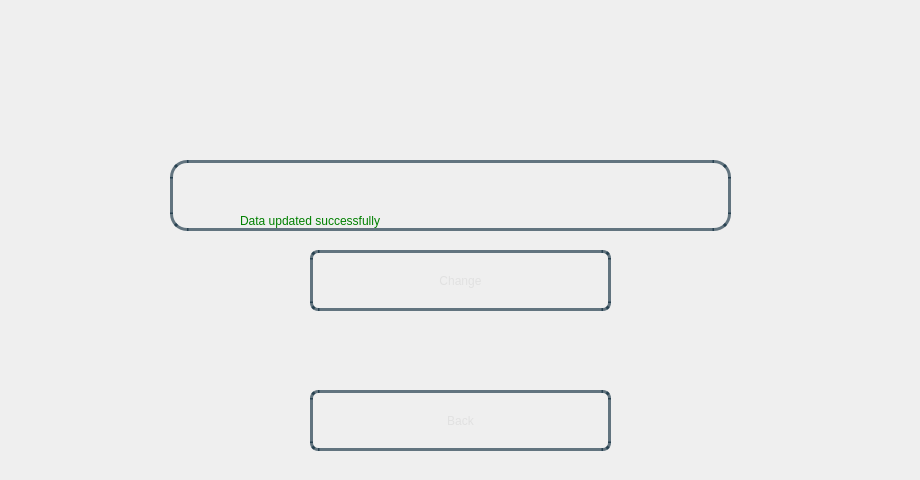
<?xml version="1.0" encoding="UTF-8"?>
<ui version="4.0">
 <class>Dialog</class>
 <widget class="QDialog" name="Dialog">
  <property name="geometry">
   <rect>
    <x>0</x>
    <y>0</y>
    <width>920</width>
    <height>480</height>
   </rect>
  </property>
  <property name="windowTitle">
   <string>Dialog</string>
  </property>
  <property name="styleSheet">
   <string notr="true"/>
  </property>
  <widget class="QWidget" name="bgwidget" native="true">
   <property name="geometry">
    <rect>
     <x>0</x>
     <y>0</y>
     <width>920</width>
     <height>481</height>
    </rect>
   </property>
   <property name="styleSheet">
    <string notr="true">QWidget#bgwidget{
background-color:qlineargradient(x1: 1, y1: 1, x2:1, y2: 0.2, stop: 0 rgba(0, 52, 89,140),
stop: 1 rgba(0, 168, 232,190))
}
</string>
   </property>
   <widget class="QLabel" name="whichField">
    <property name="geometry">
     <rect>
      <x>255</x>
      <y>70</y>
      <width>541</width>
      <height>61</height>
     </rect>
    </property>
    <property name="styleSheet">
     <string notr="true">font: 24pt &quot;Sans Serif Collection&quot;;
color: rgba(0,23,31,255);</string>
    </property>
    <property name="text">
     <string/>
    </property>
   </widget>
   <widget class="QPushButton" name="backBtn">
    <property name="geometry">
     <rect>
      <x>310</x>
      <y>390</y>
      <width>301</width>
      <height>61</height>
     </rect>
    </property>
    <property name="styleSheet">
     <string notr="true">QPushButton{
border-radius:8px;
border:3px solid rgba(0,30,50,150);
color:rgba(225,225,225,255);
background-color:rgba(0,0,0,0);
font: 22pt &quot;Sans Serif Collection&quot;;
}
.QPushButton:hover
{
   background-color:white;
	color: rgba(0,30,50,150);
}</string>
    </property>
    <property name="text">
     <string>Back</string>
    </property>
   </widget>
   <widget class="QLineEdit" name="text">
    <property name="geometry">
     <rect>
      <x>170</x>
      <y>160</y>
      <width>561</width>
      <height>71</height>
     </rect>
    </property>
    <property name="styleSheet">
     <string notr="true">.QLineEdit{
border-radius:17px;
background-color:rgba(0,0,0,0);
border:3px solid rgba(0,30,50,150);
font: 18pt &quot;Sans Serif Collection&quot;;
padding:18px;
padding-top:8px;
}

.QLineEdit:focus{
	background-color:rgba(255,255,255,255);

}</string>
    </property>
    <property name="text">
     <string/>
    </property>
    <property name="clearButtonEnabled">
     <bool>true</bool>
    </property>
   </widget>
   <widget class="QPushButton" name="changeBtn">
    <property name="geometry">
     <rect>
      <x>310</x>
      <y>250</y>
      <width>301</width>
      <height>61</height>
     </rect>
    </property>
    <property name="styleSheet">
     <string notr="true">QPushButton{
border-radius:8px;
border:3px solid rgba(0,30,50,150);
color:rgba(225,225,225,255);
background-color:rgba(0,0,0,0);
font: 22pt &quot;Sans Serif Collection&quot;;
}
.QPushButton:hover
{
   background-color:white;
	color: rgba(0,30,50,150);
}</string>
    </property>
    <property name="text">
     <string>Change</string>
    </property>
   </widget>
   <widget class="QLabel" name="error">
    <property name="geometry">
     <rect>
      <x>290</x>
      <y>326</y>
      <width>451</width>
      <height>51</height>
     </rect>
    </property>
    <property name="styleSheet">
     <string notr="true">font: 16pt &quot;MS Shell Dlg 2&quot;;
color:&quot;red&quot;</string>
    </property>
    <property name="text">
     <string/>
    </property>
   </widget>
   <widget class="QLabel" name="done">
    <property name="geometry">
     <rect>
      <x>240</x>
      <y>190</y>
      <width>451</width>
      <height>61</height>
     </rect>
    </property>
    <property name="styleSheet">
     <string notr="true">font: 22pt &quot;MS Shell Dlg 2&quot;;
color:green</string>
    </property>
    <property name="text">
     <string>Data updated successfully</string>
    </property>
   </widget>
  </widget>
 </widget>
 <resources/>
 <connections/>
</ui>
